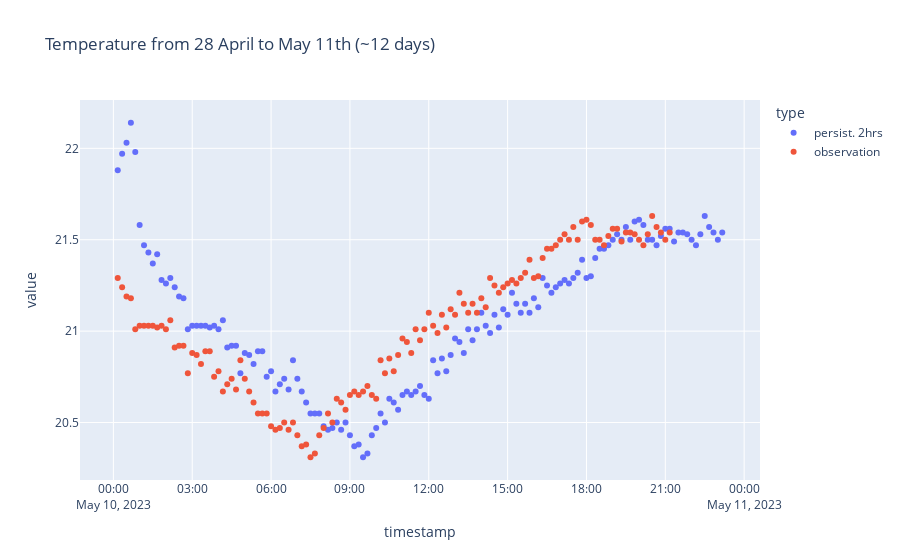

The notebook cell this image was saved under:
### Code cell
px.scatter(df_1_hour_forecast_1_day, x='timestamp', y='value', color='type', title='Temperature from 28 April to May 11th (~12 days)')
